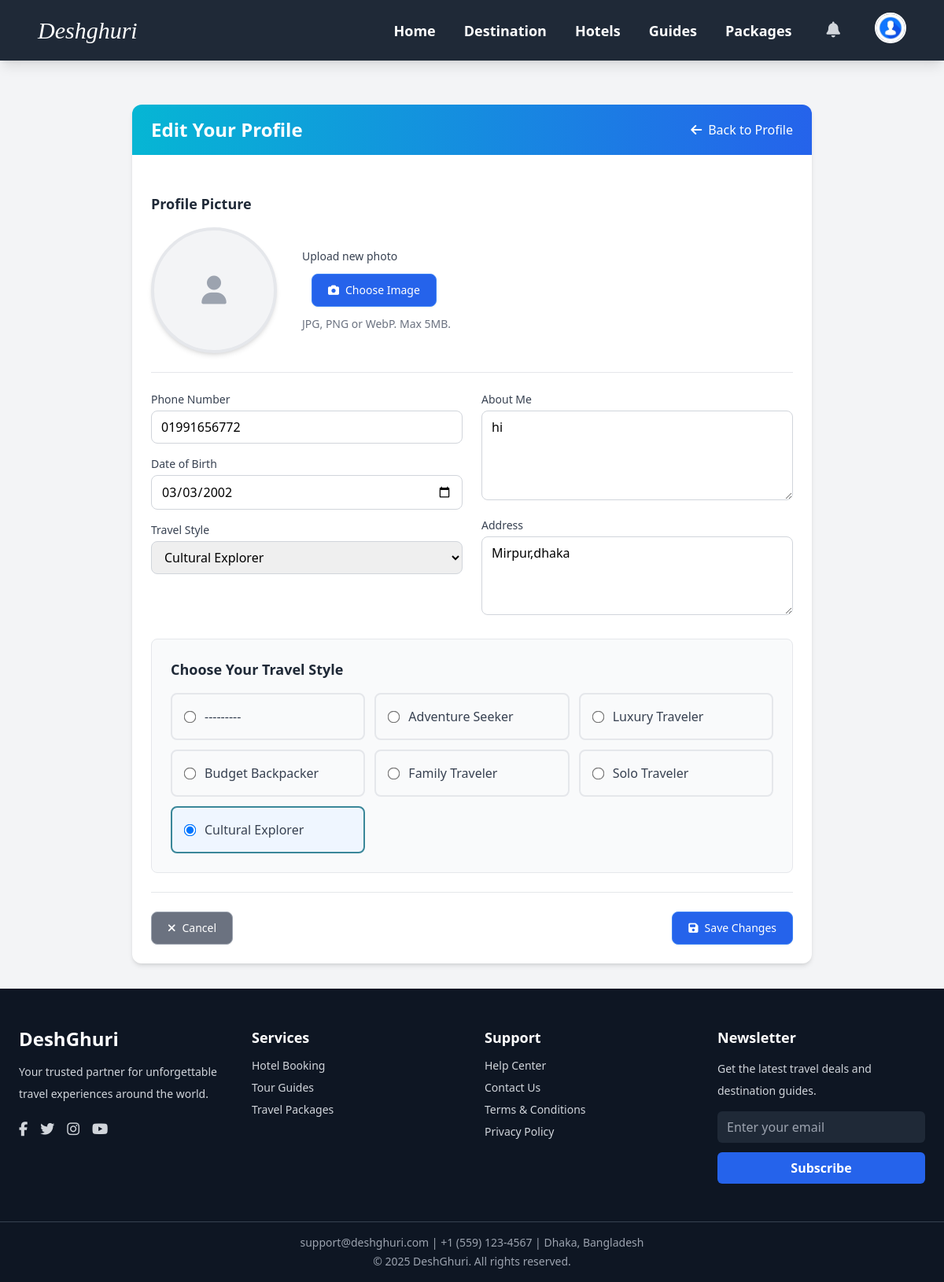
Page /tourists/profile/edit/ (signed in) on the committed database.
### tourists/models.py (models this page shows, shortened)
class Tourist(models.Model):
    user = models.OneToOneField(settings.AUTH_USER_MODEL, on_delete=models.CASCADE, related_name='tourist_profile')
    phone_number = models.CharField(max_length=15, blank=True)
    date_of_birth = models.DateField(null=True, blank=True)
    bio = models.TextField(max_length=500, blank=True)
    profile_picture = models.ImageField(upload_to='tourist_profiles/', blank=True, null=True)
    address = models.TextField(blank=True)
    TRAVEL_STYLES = [
        ('ADVENTURE', 'Adventure Seeker'),
        ('LUXURY', 'Luxury Traveler'),
        ('BUDGET', 'Budget Backpacker'),
        ('FAMILY', 'Family Traveler'),
        ('SOLO', 'Solo Traveler'),
        ('CULTURAL', 'Cultural Explorer'),
    ]
    travel_style = models.CharField(max_length=20, choices=TRAVEL_STYLES, blank=True)
    is_completed = models.BooleanField(default=False)
    created_at = models.DateTimeField(auto_now_add=True)
    updated_at = models.DateTimeField(auto_now=True)

### accounts/utils.py (the view)
        def wrapper(request, *args, **kwargs):
            if request.user.is_authenticated and request.user.role in allowed_roles:
                return view_func(request, *args, **kwargs)
            else:
                raise PermissionDenied

### tourists/forms.py
class TouristProfileForm(forms.ModelForm):
    class Meta:
        model = Tourist
        fields = [
            'phone_number',
            'date_of_birth',
            'bio',
            'profile_picture',
            'address',
            'travel_style',
        ]
        widgets = {
            'date_of_birth': forms.DateInput(attrs={'type': 'date'}),
            'bio': forms.Textarea(attrs={'rows': 4}),
            'address': forms.Textarea(attrs={'rows': 2}),
        }

### accounts/context_processors.py (called while the page is built)
def user_role(request):
    user = None
    role = None
    unread_notifications_count = 0
    if request.user.is_authenticated:
        user = request.user
        role = user.role  # from your custom User model field
        unread_notifications_count = user.notifications.filter(is_read=False).count()
    return {
        'logged_user': user,
        'logged_role': role,
        'unread_notifications_count': unread_notifications_count,
    }

### accounts/utils.py (called while the page is built)
def role_required(allowed_roles=None):
    if allowed_roles is None:
        allowed_roles = []
    def decorator(view_func):
        def wrapper(request, *args, **kwargs):
            if request.user.is_authenticated and request.user.role in allowed_roles:
                return view_func(request, *args, **kwargs)
            else:
                raise PermissionDenied
        return wrapper
    return decorator

### tourists/views.py (called while the page is built)
@login_required
@role_required(['tourist'])
def edit_tourist_profile(request):
    profile, created = Tourist.objects.get_or_create(user=request.user)
    if request.method == 'POST':
        form = TouristProfileForm(request.POST, request.FILES, instance=profile)
        if form.is_valid():
            profile = form.save(commit=False)
            profile.save()
            messages.success(request, "Profile updated successfully!")
            return redirect('tourist_profile')
    else:
        form = TouristProfileForm(instance=profile)
    return render(request, "tourists/edit_profile.html", {"form": form})

### template/tourists/edit_profile.html (shortened to what this page needs)
{% extends "base.html" %}
{% load static widget_tweaks %}
{% block content %}
<div class="container mx-auto px-4 py-8 max-w-4xl">
    <div class="bg-white rounded-xl shadow-md overflow-hidden">
        <div class="bg-gradient-to-r from-cyan-500 to-blue-600 px-6 py-4">
            <div class="flex items-center justify-between">
                <h2 class="text-2xl font-bold text-white">Edit Your Profile</h2>
                <a href="{% url 'tourist_profile' %}" class="text-white hover:text-blue-200 transition">
                    <i class="fas fa-arrow-left mr-2"></i>Back to Profile
                </a>
            </div>
        </div>
        <div class="p-6">
            <form method="POST" enctype="multipart/form-data" class="space-y-6">
                <div class="border-b border-gray-200 pb-6">
                    <h3 class="text-lg font-semibold text-gray-800 mb-4">Profile Picture</h3>
                    <div class="flex flex-col md:flex-row items-start space-y-6 md:space-y-0 md:space-x-8">
                        <div class="flex flex-col items-center space-y-4">
                            <div class="relative">
                                <div id="currentProfilePic" class="{% if profile.profile_picture %}block{% else %}block{% endif %}">
                                    {% if profile.profile_picture %}
                                        <img src="{{ profile.profile_picture.url }}" alt="Current Profile"
                                             class="w-40 h-40 rounded-full border-4 border-gray-200 object-cover shadow-md">
                                    {% else %}
                                        <div class="w-40 h-40 rounded-full border-4 border-gray-200 bg-gray-100 flex items-center justify-center shadow-md">
                                            <i class="fas fa-user text-gray-400 text-4xl"></i>
                                        </div>
                                    {% endif %}
                                </div>
                            </div>
                        </div>
                        <div class="flex-1 mt-4 self-center">
                            <label class="block text-sm font-medium text-gray-700 mb-3">Upload new photo</label>
                            <div class="flex flex-col space-y-3">
                                <div class="flex flex-col sm:flex-row space-y-2 sm:space-y-0 sm:space-x-3">
                                    <button type="button" onclick="document.getElementById('id_profile_picture').click()"
                                            class="bg-blue-600 hover:bg-blue-700 text-white px-5 py-2.5 rounded-lg font-medium transition-all duration-200 shadow-sm hover:shadow-md hover:shadow-blue-500/30 border border-blue-500 text-sm inline-flex items-center justify-center glow-hover">
                                        <i class="fas fa-camera mr-2 text-sm"></i>Choose Image
                                    </button>
                                </div>
                                <p class="text-sm text-gray-500">JPG, PNG or WebP. Max 5MB.</p>
                            </div>
                        </div>
                    </div>
                </div>
                <div class="grid grid-cols-1 md:grid-cols-2 gap-6">
                    <div class="space-y-4">
                        <div>
                            <label for="id_phone_number" class="block text-sm font-medium text-gray-700 mb-1">
                                Phone Number
                            </label>
                            {{ form.phone_number|add_class:"w-full px-3 py-2 border border-gray-300 rounded-lg focus:outline-none focus:ring-2 focus:ring-deshblue focus:border-transparent" }}
                        </div>
                        <div>
                            <label for="id_date_of_birth" class="block text-sm font-medium text-gray-700 mb-1">
                                Date of Birth
                            </label>
                            {{ form.date_of_birth|add_class:"w-full px-3 py-2 border border-gray-300 rounded-lg focus:outline-none focus:ring-2 focus:ring-deshblue focus:border-transparent" }}
                        </div>
                        <div>
                            <label for="id_travel_style" class="block text-sm font-medium text-gray-700 mb-1">
                                Travel Style
                            </label>
                            <select name="travel_style" id="id_travel_style"
                                    class="w-full px-3 py-2 border border-gray-300 rounded-lg focus:outline-none focus:ring-2 focus:ring-deshblue focus:border-transparent">
                                {% for value, label in form.fields.travel_style.choices %}
                                    <option value="{{ value }}" {% if form.travel_style.value == value %}selected{% endif %}>
                                        {{ label }}
                                    </option>
                                {% endfor %}
                            </select>
                        </div>
                    </div>
                    <div class="space-y-4">
                        <div>
                            <label for="id_bio" class="block text-sm font-medium text-gray-700 mb-1">
                                About Me
                            </label>
                            {{ form.bio|add_class:"w-full px-3 py-2 border border-gray-300 rounded-lg focus:outline-none focus:ring-2 focus:ring-deshblue focus:border-transparent"|attr:"rows:4" }}
                        </div>
                        <div>
                            <label for="id_address" class="block text-sm font-medium text-gray-700 mb-1">
                                Address
                            </label>
                            {{ form.address|add_class:"w-full px-3 py-2 border border-gray-300 rounded-lg focus:outline-none focus:ring-2 focus:ring-deshblue focus:border-transparent"|attr:"rows:3" }}
                        </div>
                    </div>
                </div>
                <div class="bg-gray-50 rounded-lg p-6 border border-gray-200">
                    <h3 class="text-lg font-semibold text-gray-800 mb-4">Choose Your Travel Style</h3>
                    <div class="grid grid-cols-1 md:grid-cols-2 lg:grid-cols-3 gap-3">
                        {% for value, label in form.fields.travel_style.choices %}
                            <label class="flex items-center p-4 border-2 border-gray-200 rounded-lg cursor-pointer hover:border-deshblue hover:bg-blue-50 transition-all has-[:checked]:border-deshblue has-[:checked]:bg-blue-50">
                                <input type="radio" name="travel_style" value="{{ value }}"
                                       {% if form.travel_style.value == value %}checked{% endif %}
                                       class="mr-3 text-deshblue focus:ring-deshblue">
                                <span class="text-gray-700 font-medium">{{ label }}</span>
                            </label>
                        {% endfor %}
                    </div>
                </div>
                <div class="flex flex-col sm:flex-row justify-between space-y-3 sm:space-y-0 sm:space-x-4 pt-6 border-t border-gray-200">
                    <a href="{% url 'tourist_profile' %}" class="bg-gray-500 hover:bg-gray-600 text-white px-5 py-2.5 rounded-lg font-medium transition-all duration-200 shadow-sm hover:shadow-md hover:shadow-gray-500/20 border border-gray-400 text-sm text-center glow-hover">
                        <i class="fas fa-times mr-2 text-sm"></i>Cancel
                    </a>
                    <button type="submit" class="bg-blue-600 hover:bg-blue-700 text-white px-5 py-2.5 rounded-lg font-medium transition-all duration-200 shadow-sm hover:shadow-md hover:shadow-blue-500/30 border border-blue-500 text-sm inline-flex items-center justify-center glow-hover">
                        <i class="fas fa-save mr-2 text-sm"></i>Save Changes
                    </button>
                </div>
            </form>
        </div>
    </div>
</div>
{% endblock %}

### template/tourists/edit_profile.html (style rules this page uses)
textarea { min-height: 100px; resize: vertical; }
input[type="date"] { color-scheme: light; }
input[type="radio"] { transform: scale(1.2); }
button, a.bg-gray-500 { transition: all 0.2s ease-in-out; }

### rows in the picture
Tourist: phone_number "01991656772", date_of_birth "03/03/2002", travel_style "Cultural Explorer", bio "hi", address "Mirpur,dhaka", travel_style "☐ ---------" "☐ Adventure Seeker" "☐ Luxury Traveler" "☐ Budget Backpacker" "☐ Family Traveler" "☐ Solo Traveler" "☑ Cultural Explorer"

### other values in the picture
{{ label }} "---------" "Adventure Seeker" "Luxury Traveler" "Budget Backpacker" "Family Traveler" "Solo Traveler" "Cultural Explorer"
